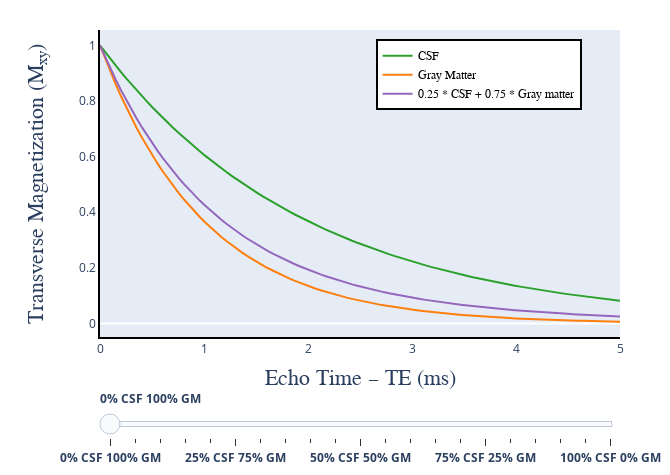

Notebook code cell kept with this figure:
### Markdown cell above
##### 4.2 Plot

### Code cell
import matplotlib.pyplot as plt
import chart_studio.plotly as py
import plotly.graph_objs as go
import numpy as np
from plotly import __version__
from plotly.offline import download_plotlyjs, init_notebook_mode, plot, iplot

init_notebook_mode(connected=True)

from IPython.core.display import display, HTML

config={'showLink': False, 'displayModeBar': False}

# CSF signal

csf_T2 = go.Scatter(
    x = TE,
    y = signal_CSF,
    name = 'CSF',
    text = 'CSF',
    hoverinfo = 'x+y+text',
    line=dict(color='#2ca02c'),
    visible = True
)

# Gray matter signal

gm_T2 = go.Scatter(
    x = TE,
    y = signal_GM,
    name = 'Gray Matter',
    text = 'Gray Matter',
    hoverinfo = 'x+y+text',
    line=dict(color='#ff7f0e'),
    visible = True
)

# Multi-exponential signal (combination of GM and CSF in a single voxel)

multiexpo_T2 = go.Scatter(
    x = TE,
    y = multiexpo_signal,
    name = f'{percentage_CSF} * CSF + {1- percentage_CSF} * Gray matter',
    text = f'{percentage_CSF} * CSF + {1- percentage_CSF} * Gray matter',
    hoverinfo = 'x+y+text', 
    line=dict(color='#9467bd'),
)

data = [csf_T2, gm_T2, multiexpo_T2]

# Define steps for slider
steps = []
for percentage_CSF in np.arange(0, 1.05, 0.05):  # For slider with 5% increments
    multiexpo_signal = percentage_CSF * signal_CSF + (1 - percentage_CSF) * signal_GM
    percentage_GM = 1 - percentage_CSF
    steps.append(
        dict(
            method='update',
            args=[
                {'y': [signal_CSF, signal_GM, multiexpo_signal]},
                {'visible': [True, True, True]}, 
                {'name': f'{int(percentage_CSF*100)}% CSF   {int(percentage_GM*100)}% GM   50% Mix'},
            ],
            label=f'<b>{int(percentage_CSF*100)}% CSF {int(percentage_GM*100)}% GM</b>',
        )
    )

layout = go.Layout(
    width=670,
    height=475,
    margin=go.layout.Margin(
        l=100,
        r=50,
        b=30,
        t=30,
    ),
    sliders = [
        dict(
            steps=steps,
            active = 0,
            len = 1.0,
            pad = {'t':50},
        )
    ],
    annotations=[
        dict(
            x=0.5004254919715793,
            y=-0.175,
            showarrow=False,
            text='Echo Time – TE (ms)',
            font=dict(
                family='Times New Roman',
                size=22
            ),
            xref='paper',
            yref='paper'
        ),
        dict(
            x=-0.15,
            y=0.50,
            showarrow=False,
            text='Transverse Magnetization (M<sub>xy</sub>)',
            font=dict(
                family='Times New Roman',
                size=22
            ),
            textangle=-90,
            xref='paper',
            yref='paper'
        ),
    ],
    xaxis=dict(
        showgrid=False,
        linecolor='black',
        linewidth=2,
    ),
    yaxis=dict(
        showgrid=False,
        linecolor='black',
        linewidth=2
    ),
    legend=dict(
        x=0.53,
        y=0.97,
        traceorder='normal',
        font=dict(
            family='Times New Roman',
            size=12,
            color='#000'
        ),
        bordercolor='#000000',
        borderwidth=2
    )
) 

fig = dict(data=data, layout=layout)

iplot(fig, filename = 'ir_fig_2.html', config = config)

### Figure 1 — Plotly figure (JSON) as saved in the notebook; plotly's stock layout.template omitted (floating-point values rounded to 4 significant figures; data arrays with more than 128 entries replaced by an {"elided": "..."} marker saying what was removed)
{"data": [{"hoverinfo": "x+y+text", "line": {"color": "#2ca02c"}, "name": "CSF", "text": "CSF", "type": "scatter", "visible": true, "x": [0, 0.05051, 0.101, 0.1515, 0.202, 0.2525, 0.303, 0.3535, 0.404, 0.4545, 0.5051, 0.5556, 0.6061, 0.6566, 0.7071, 0.7576, 0.8081, 0.8586, 0.9091, 0.9596, 1.01, 1.061, 1.111, 1.162, 1.212, 1.263, 1.313, 1.364, 1.414, 1.465, 1.515, 1.566, 1.616, 1.667, 1.717, 1.768, 1.818, 1.869, 1.919, 1.97, 2.02, 2.071, 2.121, 2.172, 2.222, 2.273, 2.323, 2.374, 2.424, 2.475, 2.525, 2.576, 2.626, 2.677, 2.727, 2.778, 2.828, 2.879, 2.929, 2.98, 3.03, 3.081, 3.131, 3.182, 3.232, 3.283, 3.333, 3.384, 3.434, 3.485, 3.535, 3.586, 3.636, 3.687, 3.737, 3.788, 3.838, 3.889, 3.939, 3.99, 4.04, 4.091, 4.141, 4.192, 4.242, 4.293, 4.343, 4.394, 4.444, 4.495, 4.545, 4.596, 4.646, 4.697, 4.747, 4.798, 4.848, 4.899, 4.949, 5], "y": [1, 0.9751, 0.9507, 0.927, 0.9039, 0.8814, 0.8594, 0.838, 0.8171, 0.7967, 0.7768, 0.7575, 0.7386, 0.7202, 0.7022, 0.6847, 0.6676, 0.651, 0.6347, 0.6189, 0.6035, 0.5884, 0.5738, 0.5594, 0.5455, 0.5319, 0.5186, 0.5057, 0.4931, 0.4808, 0.4688, 0.4571, 0.4457, 0.4346, 0.4238, 0.4132, 0.4029, 0.3928, 0.383, 0.3735, 0.3642, 0.3551, 0.3462, 0.3376, 0.3292, 0.321, 0.313, 0.3052, 0.2976, 0.2901, 0.2829, 0.2759, 0.269, 0.2623, 0.2557, 0.2494, 0.2431, 0.2371, 0.2312, 0.2254, 0.2198, 0.2143, 0.209, 0.2037, 0.1987, 0.1937, 0.1889, 0.1842, 0.1796, 0.1751, 0.1707, 0.1665, 0.1623, 0.1583, 0.1543, 0.1505, 0.1467, 0.1431, 0.1395, 0.136, 0.1326, 0.1293, 0.1261, 0.123, 0.1199, 0.1169, 0.114, 0.1111, 0.1084, 0.1057, 0.103, 0.1005, 0.09796, 0.09551, 0.09313, 0.09081, 0.08855, 0.08634, 0.08418, 0.08208]}, {"hoverinfo": "x+y+text", "line": {"color": "#ff7f0e"}, "name": "Gray Matter", "text": "Gray Matter", "type": "scatter", "visible": true, "x": [0, 0.05051, 0.101, 0.1515, 0.202, 0.2525, 0.303, 0.3535, 0.404, 0.4545, 0.5051, 0.5556, 0.6061, 0.6566, 0.7071, 0.7576, 0.8081, 0.8586, 0.9091, 0.9596, 1.01, 1.061, 1.111, 1.162, 1.212, 1.263, 1.313, 1.364, 1.414, 1.465, 1.515, 1.566, 1.616, 1.667, 1.717, 1.768, 1.818, 1.869, 1.919, 1.97, 2.02, 2.071, 2.121, 2.172, 2.222, 2.273, 2.323, 2.374, 2.424, 2.475, 2.525, 2.576, 2.626, 2.677, 2.727, 2.778, 2.828, 2.879, 2.929, 2.98, 3.03, 3.081, 3.131, 3.182, 3.232, 3.283, 3.333, 3.384, 3.434, 3.485, 3.535, 3.586, 3.636, 3.687, 3.737, 3.788, 3.838, 3.889, 3.939, 3.99, 4.04, 4.091, 4.141, 4.192, 4.242, 4.293, 4.343, 4.394, 4.444, 4.495, 4.545, 4.596, 4.646, 4.697, 4.747, 4.798, 4.848, 4.899, 4.949, 5], "y": [1, 0.9507, 0.9039, 0.8594, 0.8171, 0.7768, 0.7386, 0.7022, 0.6676, 0.6347, 0.6035, 0.5738, 0.5455, 0.5186, 0.4931, 0.4688, 0.4457, 0.4238, 0.4029, 0.383, 0.3642, 0.3462, 0.3292, 0.313, 0.2976, 0.2829, 0.269, 0.2557, 0.2431, 0.2312, 0.2198, 0.209, 0.1987, 0.1889, 0.1796, 0.1707, 0.1623, 0.1543, 0.1467, 0.1395, 0.1326, 0.1261, 0.1199, 0.114, 0.1084, 0.103, 0.09796, 0.09313, 0.08855, 0.08418, 0.08004, 0.0761, 0.07235, 0.06879, 0.0654, 0.06218, 0.05911, 0.0562, 0.05343, 0.0508, 0.0483, 0.04592, 0.04366, 0.04151, 0.03947, 0.03752, 0.03567, 0.03392, 0.03225, 0.03066, 0.02915, 0.02771, 0.02635, 0.02505, 0.02382, 0.02264, 0.02153, 0.02047, 0.01946, 0.0185, 0.01759, 0.01672, 0.0159, 0.01512, 0.01437, 0.01366, 0.01299, 0.01235, 0.01174, 0.01117, 0.01062, 0.01009, 0.009595, 0.009123, 0.008674, 0.008246, 0.00784, 0.007454, 0.007087, 0.006738]}, {"hoverinfo": "x+y+text", "line": {"color": "#9467bd"}, "name": "0.25 * CSF + 0.75 * Gray matter", "text": "0.25 * CSF + 0.75 * Gray matter", "type": "scatter", "x": [0, 0.05051, 0.101, 0.1515, 0.202, 0.2525, 0.303, 0.3535, 0.404, 0.4545, 0.5051, 0.5556, 0.6061, 0.6566, 0.7071, 0.7576, 0.8081, 0.8586, 0.9091, 0.9596, 1.01, 1.061, 1.111, 1.162, 1.212, 1.263, 1.313, 1.364, 1.414, 1.465, 1.515, 1.566, 1.616, 1.667, 1.717, 1.768, 1.818, 1.869, 1.919, 1.97, 2.02, 2.071, 2.121, 2.172, 2.222, 2.273, 2.323, 2.374, 2.424, 2.475, 2.525, 2.576, 2.626, 2.677, 2.727, 2.778, 2.828, 2.879, 2.929, 2.98, 3.03, 3.081, 3.131, 3.182, 3.232, 3.283, 3.333, 3.384, 3.434, 3.485, 3.535, 3.586, 3.636, 3.687, 3.737, 3.788, 3.838, 3.889, 3.939, 3.99, 4.04, 4.091, 4.141, 4.192, 4.242, 4.293, 4.343, 4.394, 4.444, 4.495, 4.545, 4.596, 4.646, 4.697, 4.747, 4.798, 4.848, 4.899, 4.949, 5], "y": [1, 0.9568, 0.9156, 0.8763, 0.8388, 0.803, 0.7688, 0.7361, 0.705, 0.6752, 0.6468, 0.6197, 0.5938, 0.569, 0.5454, 0.5228, 0.5012, 0.4806, 0.4609, 0.442, 0.424, 0.4068, 0.3903, 0.3746, 0.3595, 0.3452, 0.3314, 0.3182, 0.3056, 0.2936, 0.282, 0.271, 0.2604, 0.2503, 0.2406, 0.2313, 0.2225, 0.214, 0.2058, 0.198, 0.1905, 0.1833, 0.1765, 0.1699, 0.1636, 0.1575, 0.1517, 0.1461, 0.1408, 0.1357, 0.1308, 0.126, 0.1215, 0.1172, 0.113, 0.109, 0.1051, 0.1014, 0.09787, 0.09445, 0.09117, 0.08802, 0.08498, 0.08207, 0.07926, 0.07657, 0.07397, 0.07148, 0.06908, 0.06677, 0.06454, 0.0624, 0.06034, 0.05836, 0.05644, 0.0546, 0.05283, 0.05112, 0.04947, 0.04788, 0.04635, 0.04487, 0.04345, 0.04208, 0.04075, 0.03947, 0.03824, 0.03705, 0.0359, 0.03479, 0.03372, 0.03268, 0.03169, 0.03072, 0.02979, 0.02889, 0.02802, 0.02717, 0.02636, 0.02557]}], "layout": {"annotations": [{"font": {"family": "Times New Roman", "size": 22}, "showarrow": false, "text": "Echo Time – TE (ms)", "x": 0.5004, "xref": "paper", "y": -0.175, "yref": "paper"}, {"font": {"family": "Times New Roman", "size": 22}, "showarrow": false, "text": "Transverse Magnetization (M<sub>xy</sub>)", "textangle": -90, "x": -0.15, "xref": "paper", "y": 0.5, "yref": "paper"}], "height": 475, "legend": {"bordercolor": "#000000", "borderwidth": 2, "font": {"color": "#000", "family": "Times New Roman", "size": 12}, "traceorder": "normal", "x": 0.53, "y": 0.97}, "margin": {"b": 30, "l": 100, "r": 50, "t": 30}, "sliders": [{"active": 0, "len": 1, "pad": {"t": 50}, "steps": [{"args": [{"y": {"elided": "3x100 float values"}}, {"visible": [true, true, true]}, {"name": "0% CSF   100% GM   50% Mix"}], "label": "<b>0% CSF 100% GM</b>", "method": "update"}, {"args": [{"y": {"elided": "3x100 float values"}}, {"visible": [true, true, true]}, {"name": "5% CSF   95% GM   50% Mix"}], "label": "<b>5% CSF 95% GM</b>", "method": "update"}, {"args": [{"y": {"elided": "3x100 float values"}}, {"visible": [true, true, true]}, {"name": "10% CSF   90% GM   50% Mix"}], "label": "<b>10% CSF 90% GM</b>", "method": "update"}, {"args": [{"y": {"elided": "3x100 float values"}}, {"visible": [true, true, true]}, {"name": "15% CSF   85% GM   50% Mix"}], "label": "<b>15% CSF 85% GM</b>", "method": "update"}, {"args": [{"y": {"elided": "3x100 float values"}}, {"visible": [true, true, true]}, {"name": "20% CSF   80% GM   50% Mix"}], "label": "<b>20% CSF 80% GM</b>", "method": "update"}, {"args": [{"y": {"elided": "3x100 float values"}}, {"visible": [true, true, true]}, {"name": "25% CSF   75% GM   50% Mix"}], "label": "<b>25% CSF 75% GM</b>", "method": "update"}, {"args": [{"y": {"elided": "3x100 float values"}}, {"visible": [true, true, true]}, {"name": "30% CSF   70% GM   50% Mix"}], "label": "<b>30% CSF 70% GM</b>", "method": "update"}, {"args": [{"y": {"elided": "3x100 float values"}}, {"visible": [true, true, true]}, {"name": "35% CSF   64% GM   50% Mix"}], "label": "<b>35% CSF 64% GM</b>", "method": "update"}, {"args": [{"y": {"elided": "3x100 float values"}}, {"visible": [true, true, true]}, {"name": "40% CSF   60% GM   50% Mix"}], "label": "<b>40% CSF 60% GM</b>", "method": "update"}, {"args": [{"y": {"elided": "3x100 float values"}}, {"visible": [true, true, true]}, {"name": "45% CSF   55% GM   50% Mix"}], "label": "<b>45% CSF 55% GM</b>", "method": "update"}, {"args": [{"y": {"elided": "3x100 float values"}}, {"visible": [true, true, true]}, {"name": "50% CSF   50% GM   50% Mix"}], "label": "<b>50% CSF 50% GM</b>", "method": "update"}, {"args": [{"y": {"elided": "3x100 float values"}}, {"visible": [true, true, true]}, {"name": "55% CSF   44% GM   50% Mix"}], "label": "<b>55% CSF 44% GM</b>", "method": "update"}, {"args": [{"y": {"elided": "3x100 float values"}}, {"visible": [true, true, true]}, {"name": "60% CSF   39% GM   50% Mix"}], "label": "<b>60% CSF 39% GM</b>", "method": "update"}, {"args": [{"y": {"elided": "3x100 float values"}}, {"visible": [true, true, true]}, {"name": "65% CSF   35% GM   50% Mix"}], "label": "<b>65% CSF 35% GM</b>", "method": "update"}, {"args": [{"y": {"elided": "3x100 float values"}}, {"visible": [true, true, true]}, {"name": "70% CSF   29% GM   50% Mix"}], "label": "<b>70% CSF 29% GM</b>", "method": "update"}, {"args": [{"y": {"elided": "3x100 float values"}}, {"visible": [true, true, true]}, {"name": "75% CSF   25% GM   50% Mix"}], "label": "<b>75% CSF 25% GM</b>", "method": "update"}, {"args": [{"y": {"elided": "3x100 float values"}}, {"visible": [true, true, true]}, {"name": "80% CSF   19% GM   50% Mix"}], "label": "<b>80% CSF 19% GM</b>", "method": "update"}, {"args": [{"y": {"elided": "3x100 float values"}}, {"visible": [true, true, true]}, {"name": "85% CSF   14% GM   50% Mix"}], "label": "<b>85% CSF 14% GM</b>", "method": "update"}, {"args": [{"y": {"elided": "3x100 float values"}}, {"visible": [true, true, true]}, {"name": "90% CSF   9% GM   50% Mix"}], "label": "<b>90% CSF 9% GM</b>", "method": "update"}, {"args": [{"y": {"elided": "3x100 float values"}}, {"visible": [true, true, true]}, {"name": "95% CSF   4% GM   50% Mix"}], "label": "<b>95% CSF 4% GM</b>", "method": "update"}, {"args": [{"y": {"elided": "3x100 float values"}}, {"visible": [true, true, true]}, {"name": "100% CSF   0% GM   50% Mix"}], "label": "<b>100% CSF 0% GM</b>", "method": "update"}]}], "width": 670, "xaxis": {"linecolor": "black", "linewidth": 2, "showgrid": false}, "yaxis": {"linecolor": "black", "linewidth": 2, "showgrid": false}}}
